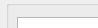
      <widget class="QWidget" name="page_4">
       <property name="geometry">
        <rect>
         <x>0</x>
         <y>0</y>
         <width>98</width>
         <height>28</height>
        </rect>
       </property>
       <attribute name="label">
        <string> Управление ram</string>
       </attribute>
       <widget class="QGroupBox" name="groupBox_7">
        <property name="geometry">
         <rect>
          <x>5</x>
          <y>240</y>
          <width>725</width>
          <height>105</height>
         </rect>
        </property>
        <property name="title">
         <string>Управление конфигурацией RAM</string>
        </property>
        <widget class="QWidget" name="gridLayoutWidget_4">
         <property name="geometry">
          <rect>
           <x>20</x>
           <y>21</y>
           <width>685</width>
           <height>80</height>
          </rect>
         </property>
         <layout class="QGridLayout" name="gridLayout_4">
          <item row="0" column="0" colspan="2">
           <widget class="QLabel" name="label_32">
            <property name="text">
             <string>Команды</string>
            </property>
            <property name="alignment">
             <set>Qt::AlignCenter</set>
            </property>
           </widget>
          </item>
          <item row="1" column="0">
           <widget class="QPushButton" name="btnRamOpen">
            <property name="text">
             <string>Открыть</string>
            </property>
           </widget>
          </item>
          <item row="2" column="0">
           <widget class="QPushButton" name="btnRamLoad">
            <property name="text">
             <string>Загрузка</string>
            </property>
           </widget>
          </item>
          <item row="1" column="1">
           <widget class="QPushButton" name="btnRamErase">
            <property name="text">
             <string>Стирание</string>
            </property>
           </widget>
          </item>
          <item row="2" column="1">
           <widget class="QPushButton" name="btnRamSave">
            <property name="text">
             <string>Сохранить</string>
            </property>
           </widget>
          </item>
          <item row="1" column="2">
           <widget class="QRadioButton" name="rbtFillRamPattern">
            <property name="text">
             <string>Числовое</string>
            </property>
           </widget>
          </item>
          <item row="1" column="3">
           <widget class="QRadioButton" name="rbtFillRamRandom">
            <property name="text">
             <string>Случайное</string>
            </property>
            <property name="checked">
             <bool>true</bool>
            </property>
           </widget>
          </item>
          <item row="2" column="2">
           <widget class="QSpinBox" name="lePatternValue">
            <property name="maximum">
             <number>31</number>
            </property>
           </widget>
          </item>
          <item row="2" column="3">
           <widget class="QPushButton" name="btnFillRam">
            <property name="text">
             <string>Заполнить</string>
            </property>
           </widget>
          </item>
          <item row="0" column="2" colspan="2">
           <widget class="QLabel" name="label_34">
            <property name="text">
             <string>Распределение</string>
            </property>
            <property name="alignment">
             <set>Qt::AlignCenter</set>
            </property>
           </widget>
          </item>
          <item row="1" column="4">
           <widget class="QLabel" name="label_16">
            <property name="text">
             <string>Шаг</string>
            </property>
            <property name="alignment">
             <set>Qt::AlignCenter</set>
            </property>
           </widget>
          </item>
          <item row="2" column="4">
           <widget class="QSpinBox" name="spbRamStepValue">
            <property name="minimum">
             <number>1</number>
            </property>
            <property name="maximum">
             <number>31</number>
            </property>
           </widget>
          </item>
          <item row="1" column="5">
           <widget class="QPushButton" name="btnIncRamValue">
            <property name="text">
             <string>Инкремент</string>
            </property>
           </widget>
          </item>
          <item row="2" column="5">
           <widget class="QPushButton" name="btnDecRamValue">
            <property name="text">
             <string>Декремент</string>
            </property>
           </widget>
          </item>
          <item row="0" column="4" colspan="2">
           <widget class="QLabel" name="label_31">
            <property name="text">
             <string>Настройка</string>
            </property>
            <property name="alignment">
             <set>Qt::AlignCenter</set>
            </property>
           </widget>
          </item>
          <item row="1" column="6">
           <widget class="QLabel" name="label_35">
            <property name="text">
             <string>Абонент</string>
            </property>
            <property name="alignment">
             <set>Qt::AlignCenter</set>
            </property>
           </widget>
          </item>
          <item row="2" column="6">
           <widget class="QSpinBox" name="spbRamAbonentNumber">
            <property name="minimum">
             <number>1</number>
            </property>
            <property name="maximum">
             <number>5</number>
            </property>
           </widget>
          </item>
          <item row="0" column="6">
           <widget class="QLabel" name="label_36">
            <property name="text">
             <string>Навигация</string>
            </property>
            <property name="alignment">
             <set>Qt::AlignCenter</set>
            </property>
           </widget>
          </item>
         </layout>
        </widget>
       </widget>
       <widget class="QGroupBox" name="gbRamData">
        <property name="geometry">
         <rect>
          <x>6</x>
          <y>0</y>
          <width>725</width>
          <height>240</height>
         </rect>
        </property>
        <property name="title">
         <string/>
        </property>
        <widget class="QTableView" name="rtable">
         <property name="geometry">
          <rect>
           <x>11</x>
           <y>17</y>
           <width>705</width>
           <height>215</height>
          </rect>
         </property>
        </widget>
       </widget>
      </widget>
